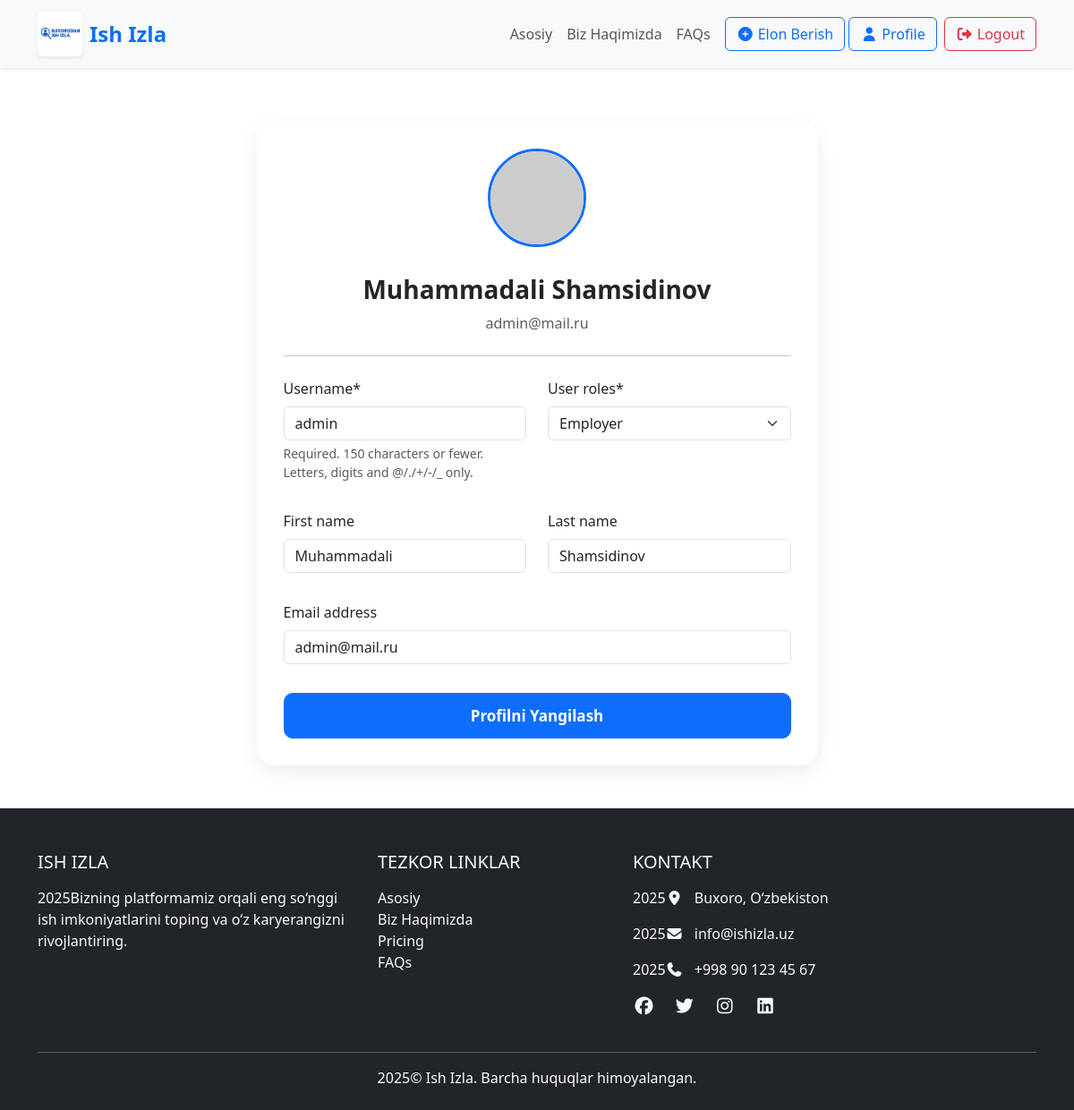
Screenshot of /accounts/profile/ (signed in) with the database file from the repository.
### users/models.py (models this page shows)
class CustomUser(AbstractUser):
    USER_ROLES = (
        ('Worker','Worker'),
        ('Employer','Employer'),
    )
    user_roles = models.CharField(max_length=255,choices=USER_ROLES,default='Employer')

### users/views.py (the view)
# urls.py: path("profile/", profile_view, name="profile"),
def profile_view(request):
    if request.method == 'PUT':
        profile = Profile(request.FORM)
        if profile.is_valid():
            profile
    else:
        form = Profile(instance=request.user)
        return render(request,'pages/profile.html',{"form":form})

### users/forms.py
class Profile(forms.ModelForm):
    class Meta:
        model = CustomUser
        fields = ('username','first_name','last_name','email','user_roles',)

### templates/pages/profile.html (shortened to what this page needs)
{% extends 'base.html' %}
{% load crispy_forms_tags %}
{% block content %}
<div class="container profile-container">
    <div class="row justify-content-center">
        <div class="col-md-7">
            <div class="profile-card">
                <div class="text-center profile-header">
                    <img src="https://via.placeholder.com/110"
                         class="profile-avatar mb-3">
                    <h3>{{ user.first_name }} {{ user.last_name }}</h3>
                    <p class="text-muted">{{ user.email }}</p>
                </div>
                <hr class="my-4">
                <form method="POST">
                    <div class="row">
                        <div class="col-md-6 mb-3">
                            {{ form.username|as_crispy_field }}
                        </div>
                        <div class="col-md-6 mb-3">
                            {{ form.user_roles|as_crispy_field }}
                        </div>
                        <div class="col-md-6 mb-3">
                            {{ form.first_name|as_crispy_field }}
                        </div>
                        <div class="col-md-6 mb-3">
                            {{ form.last_name|as_crispy_field }}
                        </div>
                        <div class="col-md-12 mb-3">
                            {{ form.email|as_crispy_field }}
                        </div>
                    </div>
                    <button type="submit" class="btn btn-primary w-100 btn-save">
                        Profilni Yangilash
                    </button>
                </form>
            </div>
        </div>
    </div>
</div>
{% endblock %}

### templates/pages/profile.html (style rules this page uses)
.profile-card { border-radius: 20px; background: #ffffff; padding: 30px; border: none; box-shadow: 0 8px 25px rgba(0,0,0,0.07); }
.profile-avatar { width: 110px; height: 110px; border-radius: 50%; object-fit: cover; border: 3px solid #0d6efd; }
.profile-header h3 { font-weight: 700; margin-top: 15px; }
.profile-header p { margin-bottom: 0; }
.btn-save { border-radius: 10px; padding: 12px; font-size: 17px; font-weight: 600; }
.profile-container { margin-top: 60px; }

### rows the page displays
CustomUser: first_name "Muhammadali", last_name "Shamsidinov", email "admin@mail.ru", username "admin", user_roles "Employer"
